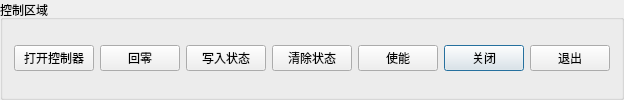
      <widget class="QGroupBox" name="groupBox_2">
       <property name="title">
        <string>控制区域</string>
       </property>
       <layout class="QHBoxLayout" name="horizontalLayout_8">
        <item>
         <layout class="QHBoxLayout" name="horizontalLayout_7">
          <item>
           <widget class="QPushButton" name="OpenControlButton">
            <property name="text">
             <string>打开控制器</string>
            </property>
            <property name="shortcut">
             <string>Ctrl+A</string>
            </property>
           </widget>
          </item>
          <item>
           <widget class="QPushButton" name="ReturnZeroButton">
            <property name="text">
             <string>回零</string>
            </property>
            <property name="shortcut">
             <string>Ctrl+H</string>
            </property>
           </widget>
          </item>
          <item>
           <widget class="QPushButton" name="WriteInStateButton">
            <property name="text">
             <string>写入状态</string>
            </property>
           </widget>
          </item>
          <item>
           <widget class="QPushButton" name="ClearStateButton">
            <property name="text">
             <string>清除状态</string>
            </property>
           </widget>
          </item>
          <item>
           <widget class="QPushButton" name="EnableButton">
            <property name="text">
             <string>使能</string>
            </property>
            <property name="shortcut">
             <string>Ctrl+E</string>
            </property>
           </widget>
          </item>
          <item>
           <widget class="QPushButton" name="CloseButton">
            <property name="enabled">
             <bool>true</bool>
            </property>
            <property name="mouseTracking">
             <bool>false</bool>
            </property>
            <property name="focusPolicy">
             <enum>Qt::StrongFocus</enum>
            </property>
            <property name="text">
             <string>关闭</string>
            </property>
            <property name="shortcut">
             <string>Return</string>
            </property>
            <property name="autoExclusive">
             <bool>false</bool>
            </property>
            <property name="autoRepeatDelay">
             <number>300</number>
            </property>
            <property name="autoDefault">
             <bool>false</bool>
            </property>
            <property name="default">
             <bool>true</bool>
            </property>
           </widget>
          </item>
          <item>
           <widget class="QPushButton" name="QuitButton">
            <property name="text">
             <string>退出</string>
            </property>
            <property name="shortcut">
             <string>Ctrl+T</string>
            </property>
            <property name="autoDefault">
             <bool>false</bool>
            </property>
            <property name="flat">
             <bool>false</bool>
            </property>
           </widget>
          </item>
         </layout>
        </item>
       </layout>
      </widget>
